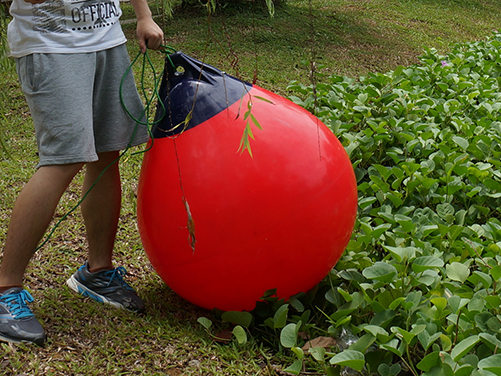
#> input picture versions/src/images/ss8.jpg, 501 x 376 px
$ python -i shape.py   (imports and definitions only)   (older library calls are emulated)
#> lines starting #> are read from the running program, lines starting #| are printed output that depends on the picture; after the words box and inside, x2 and y2 are one past the last pixel; in counts of white or black regions, pixels touching at a corner belong together; long printed decimals are rounded
#> further down, picture is the input picture: shape (376, 501, 3); mean B, G, R 45.6, 76.9, 100.7
import cv2
import numpy as np
import os


def drawlbl(fr,x,y,c,s,co):
    font = cv2.FONT_HERSHEY_SIMPLEX
    x=int(x)
    y=int(y)
    cv2.putText(fr,s,(x,y), font, 0.5,(255,0,0),2,cv2.LINE_AA)
    cv2.putText(fr,c,(x,y+20), font, 0.5,(255,0,0),2,cv2.LINE_AA)
    cv2.putText(fr,"confidence:"+str(co),(x,y+40), font, 0.5,(255,0,0),2,cv2.LINE_AA)

def getConfidence(contourArea,shapeArea,threshold):
    if shapeArea==0: return 0;
    return (threshold-np.abs((contourArea-shapeArea)/shapeArea))/threshold

def getShapesFromMask(mask):
    image, contours, hierarchy = cv2.findContours(mask,cv2.RETR_EXTERNAL,cv2.CHAIN_APPROX_SIMPLE)
    return getShapes(contours);

## Picks out any shapes, given a set of contours.
def getShapes(cnts):
    results=[];
    # Each element: (x,y,cnt,type,area,confidence,color)
    # confidence is out of 1. 1 is very confident.
    for i in cnts:
        cA=cv2.contourArea(i)
        #ignore really small things
        if not (i is None):
            # circle detection
            if len(i)>5:
                ellipse = cv2.fitEllipse(i)
                ellipseArea=ellipse[1][0]*ellipse[1][1]*np.pi/4

                if (ellipseArea):
                    if np.abs((cA-ellipseArea)/ellipseArea) < 0.05:
                        # cv2.ellipse(frame,ellipse,(255,255,255),3)
                        results.append([ellipse[0][0],ellipse[0][1],i,'Circle',cA,getConfidence(cA,ellipseArea,0.05),'none']);
                        continue;
            # Detection for other shapes
            triangleConfidence=0;
            crucifixConfidence=0; # not jesus christ
            # Get simplified shape
            lines=cv2.approxPolyDP(i,(cA**0.7)*0.02,1)
            lineArea=cv2.contourArea(lines)
            arcLen=cv2.arcLength(lines,True)
            if lines is None or len(lines)<3: continue; # skip lines and dots

            ### VERTEX COUNT METHOD
            triangleConfidence+=0.5*(10**-(abs(len(lines)-3))); #triangle means triangle
            crucifixConfidence+=0.5*(3**-(abs(len(lines)-12)));


            ### ANGLE SIZE METHOD -- crucifix only
            vertices=[np.array((i[0][0],i[0][1])) for i in lines]
            vertices.append(vertices[0]) # make the vertices loop
            vertices.append(vertices[1]) # make the vertices loop
            tv=0;
            tc=0;
            for v,i in enumerate(vertices):
                if v>len(vertices)-3: break
                a=threePointAngle(vertices[v],vertices[v+1],vertices[v+2])
                # triangleConfidence+=0.3*(1.01**-(abs(a-60)))*(np.linalg.norm(vertices[v]-vertices[v+1])+np.linalg.norm(vertices[v+2]-vertices[v+1]))/(arcLen*2); # A lot of effort to make sure confidences sum up to 1.
                crucifixConfidence+=0.3*(10**-(abs(a-90)))/(len(vertices)-2);
                # tv+=0.3*(1.01**-(abs(a-90)))*(np.linalg.norm(vertices[v]-vertices[v+1])+np.linalg.norm(vertices[v+2]-vertices[v+1]))/(arcLen*2);
                # tc+=0.3*(1.01**-(abs(a-60)))*(np.linalg.norm(vertices[v]-vertices[v+1])+np.linalg.norm(vertices[v+2]-vertices[v+1]))/(arcLen*2);
                # if tc>0.3: print ("over 0.3 aaaa");

            #### RELATIVE AREA METHOD
            rect = cv2.minAreaRect(lines)
            relArea=cA/(rect[1][0]*rect[1][1]);
            triangleConfidence+=0.5*(3**-(abs(relArea-0.5)));
            crucifixConfidence+=0.2*(5**-(abs(relArea-(5.0/9.0))));

            if (max(triangleConfidence,crucifixConfidence)>0.5):
                if (triangleConfidence>crucifixConfidence):
                    results.append([lines[0][0][0],lines[0][0][1],lines,'Triangle',lineArea,triangleConfidence,'none']);
                else:
                    results.append([lines[0][0][0],lines[0][0][1],lines,'Crucifix',lineArea,crucifixConfidence,'none']);
                    #print (relArea)

    return results;

def threePointAngle(a,b,c):
    ba = a - b
    bc = c - b
    cosine_angle = np.dot(ba, bc) / (np.linalg.norm(ba) * np.linalg.norm(bc))
    angle = np.arccos(cosine_angle)
    return np.degrees(angle)


def identify(frame):
    ###### INITIAL PROCCESSING
    hsv=cv2.cvtColor(frame,cv2.COLOR_BGR2HSV)
#> hsv: shape (376, 501, 3); mean H, S, V 46.8, 157.6, 111.3
    fullh=(hsv[:,:,0]).astype(int)
    # shift the colours by 180/12 so the red bins end up together
    fullh+=int(180/12);
    # loop the values back to within  0 - 180
    fullh%=180;
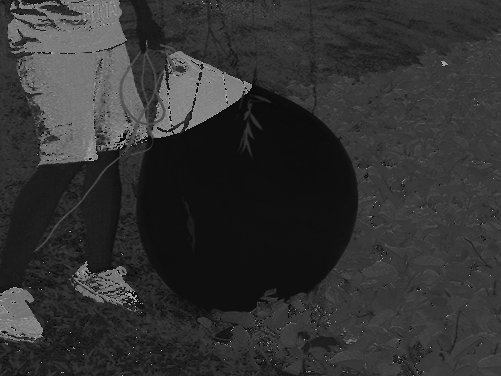
#> fullh: shape (376, 501) int64; min 0, max 179, mean 50
    # reinsert into hsv -- for future refinement
    hsv[:,:,0]=fullh*1.0;
#> hsv: shape (376, 501, 3); mean H, S, V 50, 157.6, 111.3
    allIDs=[]

    ###### Saturation thresholding
    colourful=(hsv[:,:,1])
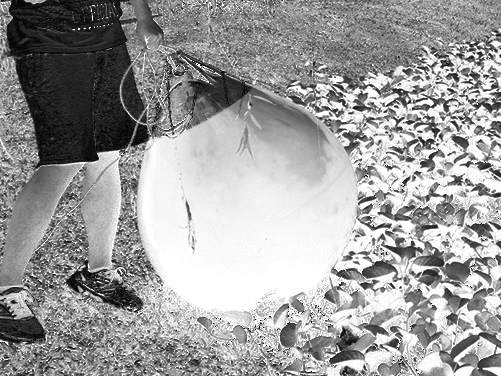
#> colourful: shape (376, 501); min 0, max 255, mean 157.6
    mask = cv2.inRange(colourful, 100, 255)
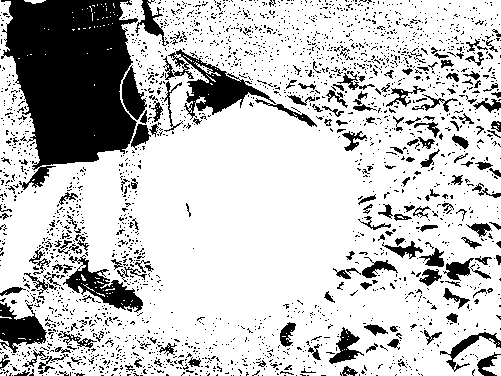
#> mask: shape (376, 501); 77% white; 2442 black regions (2256 under 20 px)
    #cv2.imshow('sat',mask);
    # cv2.imshow('m',mask);
    allIDs+=getShapesFromMask(mask);
#> in getShapesFromMask, `image, contours, hierarchy = cv2.findContours(mask,cv2.RETR_EXTERNAL,c..`: contours = 63 contours, 60 with area under 20; largest, box (x1, y1, x2, y2) and area: (0, 0, 501, 376) 166091, (482, 355, 501, 376) 161, (24, 0, 46, 4) 34
#> the loop in getShapes, `for i in cnts:` made 63 passes

    ###### Greyscale THRESHOLDING
    # gray=cv2.cvtColor(frame,cv2.COLOR_BGR2GRAY)
    # mask = cv2.inRange(gray, 0, 100)
    # allIDs+=getShapesFromMask(mask);


    ##### NOTGREEN THRESHOLDING
    # From testing, it seems that red and blue work fine; green is the key issue. So do contour detection on the notGreen channel.
    notGreen=frame[:,:,1]-(frame[:,:,0]+frame[:,:,2])/2
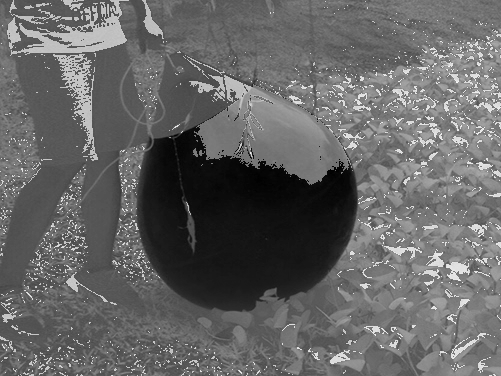
#> notGreen: shape (376, 501) float64; min -101.5, max 198, mean 18.2; drawn with min black and max white
    mask = cv2.inRange(notGreen, 0, 100)
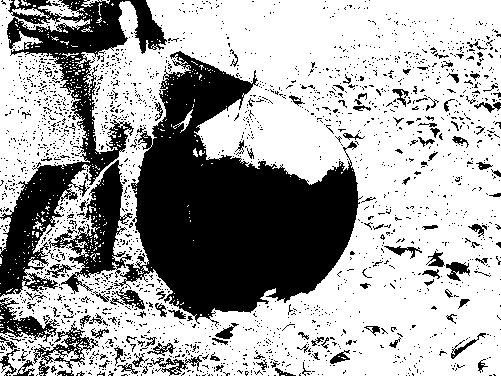
#> mask: shape (376, 501); 65.6% white; 2115 black regions (1989 under 20 px), largest, box (x1, y1, x2, y2) and area: (114, 51, 363, 327) 33847, (0, 0, 167, 297) 13091, (48, 160, 133, 294) 3626
    #cv2.imshow('notgr',mask);
    allIDs+=getShapesFromMask(mask);
#> the loop in getShapes (call 2), `for i in cnts:` made 273 passes

    # [30 lines of commented-out code are left out]
    allIDs=sorted(allIDs,key=lambda i: (i[5]**0.01)*(i[4]**0.5), reverse=True)

    numProcessed=0;
    ci=0;
    satWeight=0.9;
    valWeight=0.9;
    #print("#####");
    while numProcessed<min(len(allIDs),20) and ci<len(allIDs):
        i=allIDs[ci];
        mask = np.zeros(frame.shape[0:2]);
        cv2.fillPoly(mask,[i[2]],255);
        if i[4]<0.0001: break; # all the contours are bad lol dont even bother
        sumMask=np.sum(mask)
        avgHue=np.sum(hsv[:,:,0]*mask)/sumMask;
        avgSat=np.sum(hsv[:,:,1]*mask)/sumMask;
        avgVal=np.sum(hsv[:,:,2]*mask)/sumMask;
        i[5]*=(avgSat/255)*satWeight+(1-satWeight);
        i[5]*=(avgVal/255)*valWeight+(1-valWeight);
        # Determine the colour.
        if 0 <= avgHue <= 20:
            i[6]='red';
        elif 50 <= avgHue <= 95:
            i[6]='green';
            #Since we seem to hate green things so much lets give us a confidence boost.
            # lmao this doesnt work
            # i[5]=i[5]**0.2;
        elif 106 <= avgHue <= 126:
            i[6]='blue';
        else:
            i[5]=0; # no nones
        ci+=1;
        numProcessed+=1;
#> this loop made 20 passes
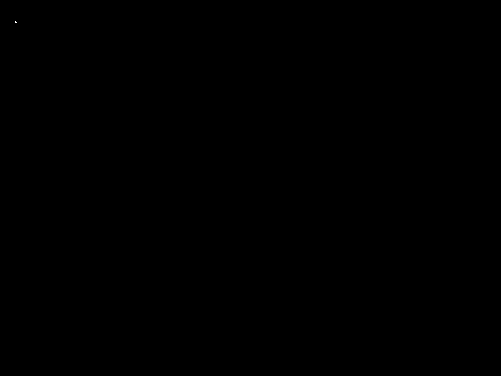
#> mask: shape (376, 501) float64; 0% white in thin lines or dots, all inside (x1, y1, x2, y2) = (15, 21, 17, 23)
        # #print(avgHue);
        #if numProcessed==1: cv2.imshow('m',mask);
    allIDs=sorted(allIDs,key=lambda i: (i[5]**0.01)*(i[4]**0.5), reverse=True)
    for i in allIDs:
            cv2.polylines(frame,[i[2]],1,(0,0,255),2);
            drawlbl(frame,i[0],i[1],i[6],i[3],i[5]);
            print(i[4],i[5])
            break; # just draw the first one
#> this loop made 1 pass
#| 3.5 0.1023
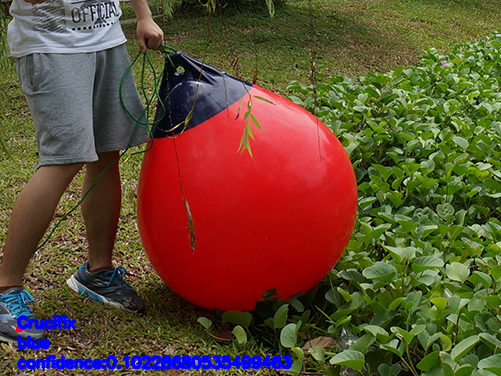
#> frame: shape (376, 501, 3); 2.44% of pixels changed, all inside (x1, y1, x2, y2) = (16, 315, 293, 370)
    cv2.imshow('frame',frame)
    return frame

# [20 lines left out: function wrapper, not called in this run]


>>> import cv2
>>> picture = cv2.imread('../images/ss8.jpg')
>>> result = identify(picture)

$ run again, on versions/src/images/image1.png
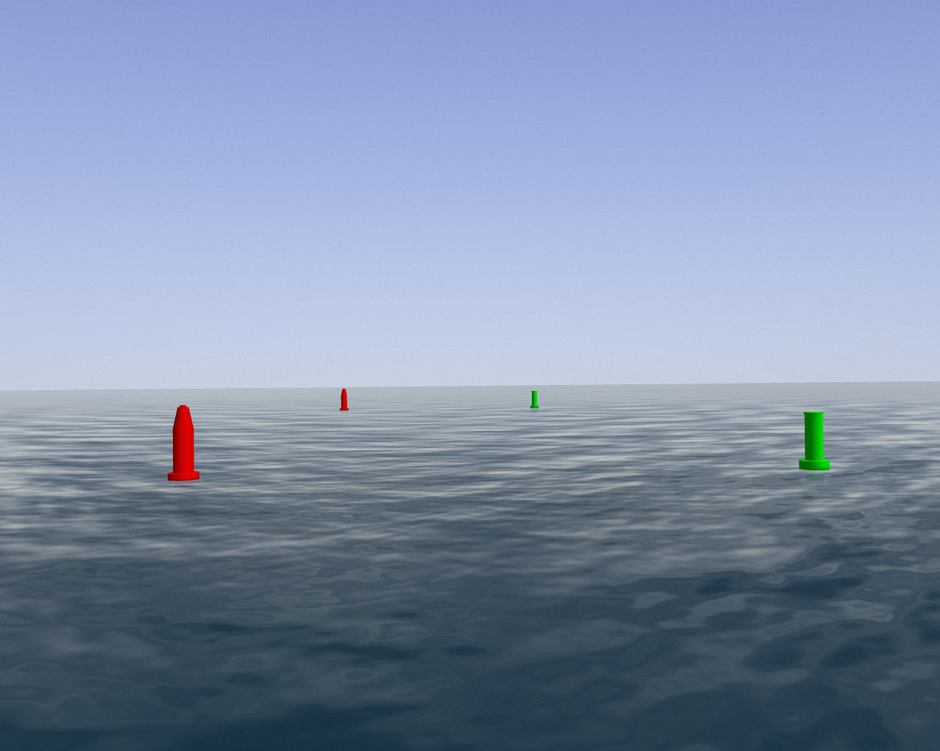
#> input picture versions/src/images/image1.png, 940 x 751 px, shrunk from 1272 x 1016 before the run
#> picture is the input picture: shape (751, 940, 3); mean B, G, R 170.6, 143.9, 128.4
#> in identify, `mask = cv2.inRange(colourful, 100, 255)`:
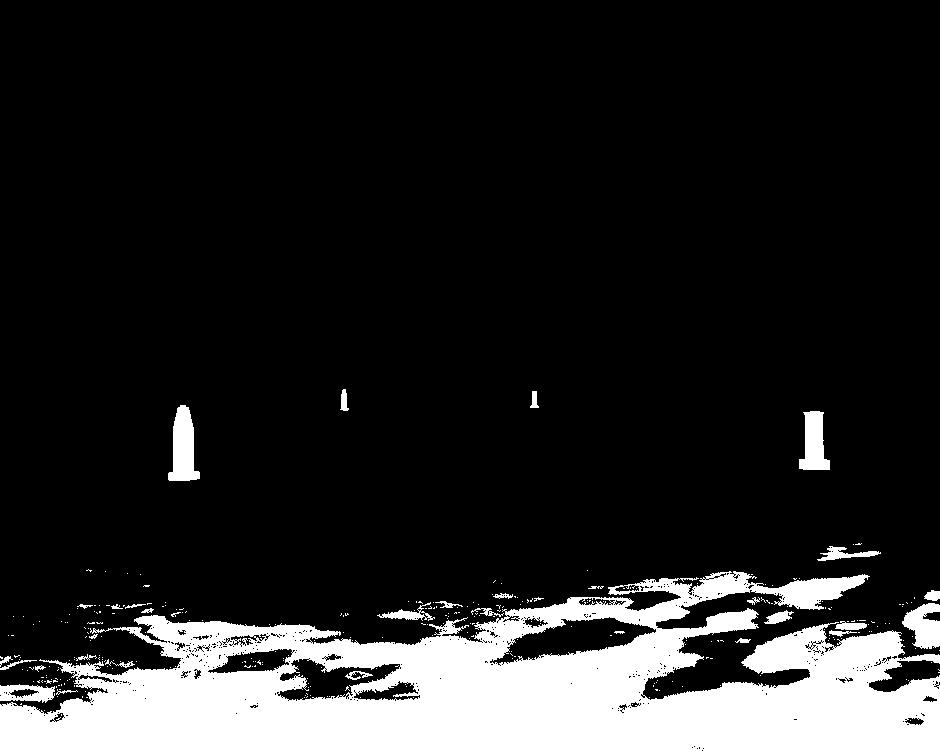
#> mask: shape (751, 940); 14.8% white; 306 white regions (273 under 20 px)
#> contours = 251 contours, 227 with area under 20; largest, box (x1, y1, x2, y2) and area: (0, 571, 940, 751) 104330, (168, 405, 200, 481) 1450, (799, 411, 830, 470) 1124, (902, 603, 940, 649) 1058, (0, 684, 55, 703) 738
#> the loop in getShapes, `for i in cnts:` made 251 passes
#> (cA, triangleConfidence, crucifixConfidence, lines) on pass 50: (0, 0, 0, [[58, 667]])
#> the loop in getShapes (call 2), `for i in cnts:` made 480 passes
#> the loop in identify, `while numProcessed<min(len(allIDs),20) and ci<len(allIDs):` made 20 passes
#> the loop in identify, `for i in allIDs:` made 1 pass
#| 1067.0 0.1314
#> after the loop in identify, `for i in allIDs:`:
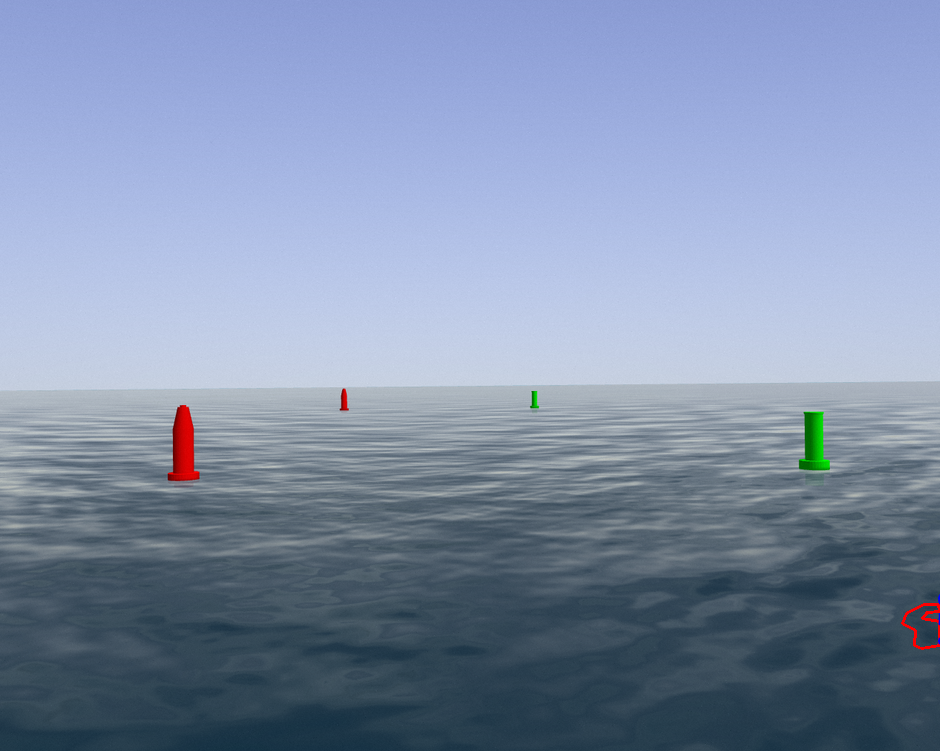
#> frame: shape (751, 940, 3); 0.07% of pixels changed, all inside (x1, y1, x2, y2) = (901, 593, 940, 650)

$ run again, on versions/src/images/image2.png
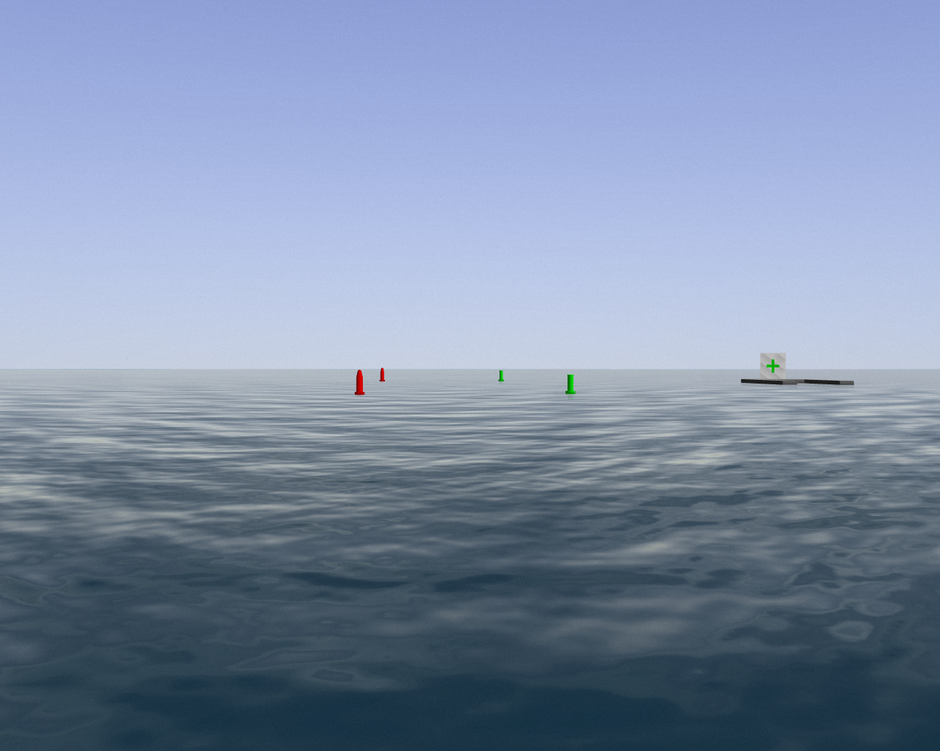
#> input picture versions/src/images/image2.png, 940 x 751 px, shrunk from 1272 x 1016 before the run
#> picture is the input picture: shape (751, 940, 3); mean B, G, R 168.1, 141.9, 126.1
#> in identify, `mask = cv2.inRange(colourful, 100, 255)`:
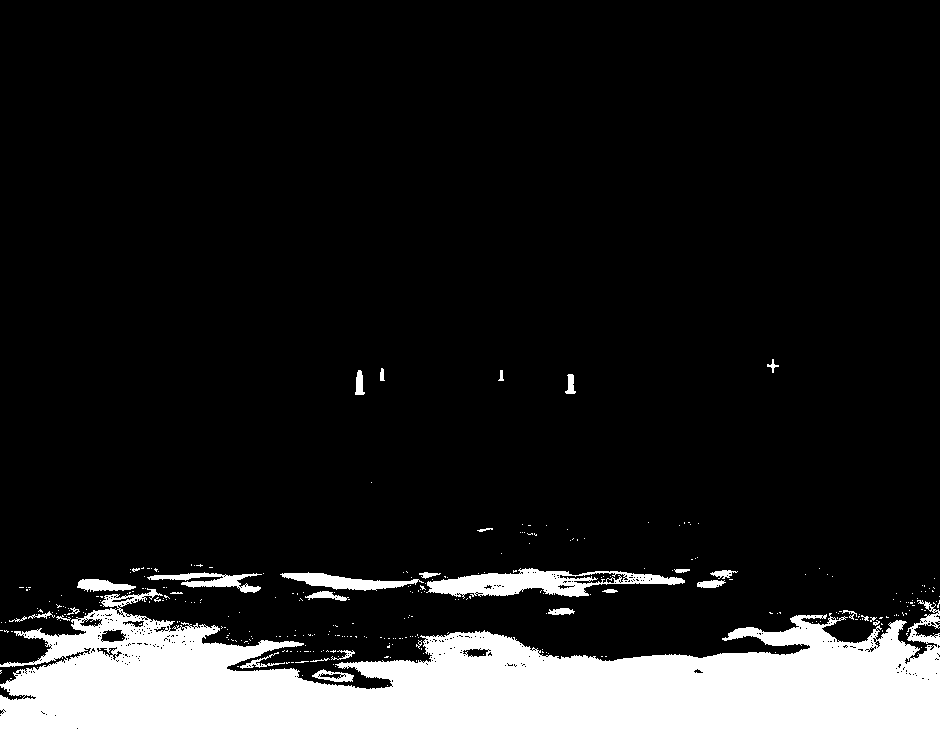
#> mask: shape (751, 940); 15.2% white; 335 white regions (304 under 20 px)
#> contours = 326 contours, 303 with area under 20; largest, box (x1, y1, x2, y2) and area: (0, 588, 940, 751) 97536, (426, 568, 685, 599) 3844, (280, 572, 424, 591) 1078, (147, 572, 262, 593) 766, (77, 579, 136, 592) 420
#> the loop in getShapes, `for i in cnts:` made 326 passes
#> (cA, ellipse, ellipseArea, triangleConfidence, crucifixConfidence, lineArea, arcLen) on pass 26: (101, ((133.4, 691.6), (17.17, 247), 0), 3331.7, 5e-69, 3.54e-29, 107, 178.4)
#> the loop in getShapes (call 2), `for i in cnts:` made 498 passes
#> the loop in identify, `while numProcessed<min(len(allIDs),20) and ci<len(allIDs):` made 20 passes
#> the loop in identify, `for i in allIDs:` made 1 pass
#| 97535.5 0.1943
#> after the loop in identify, `for i in allIDs:`:
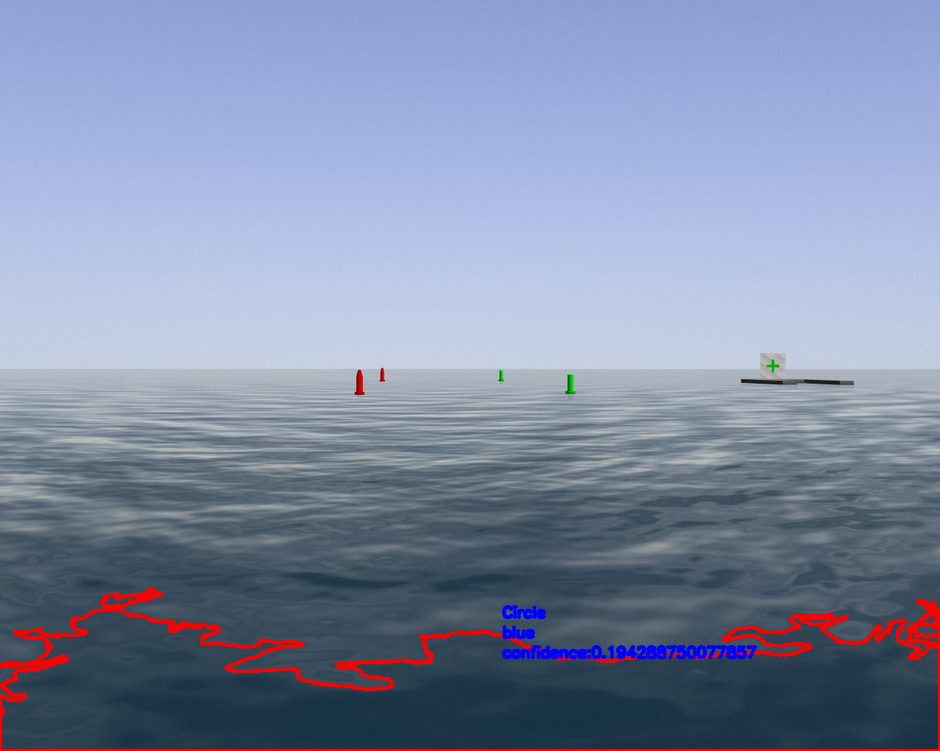
#> frame: shape (751, 940, 3); 2.09% of pixels changed, all inside (x1, y1, x2, y2) = (0, 587, 940, 751)
